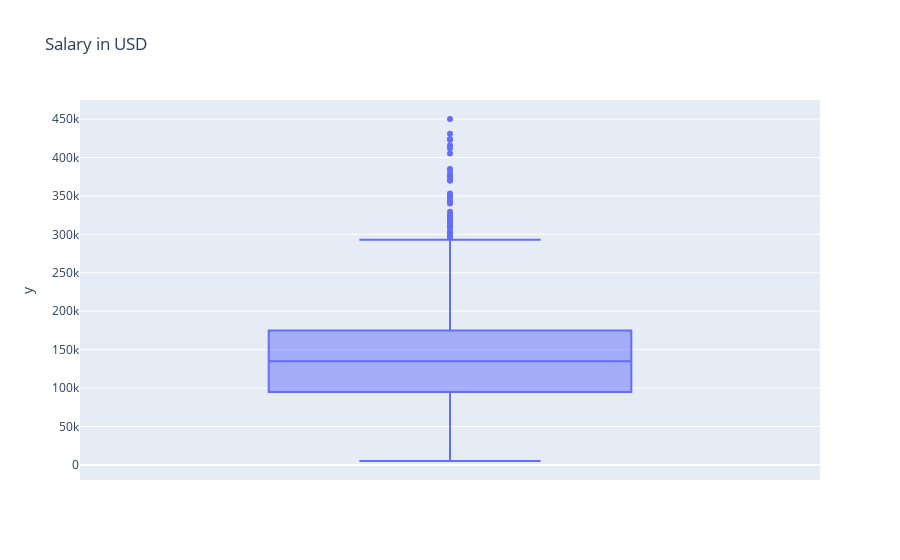

Notebook code for this chart:
### Markdown cell above
**Salary:**

### Code cell
fig = px.box(y= df['salary_in_usd'], title = 'Salary in USD')
fig.show()

### Figure 1 — Plotly figure (JSON) as saved in the notebook; plotly's stock layout.template omitted (floating-point values rounded to 4 significant figures; data arrays with more than 128 entries replaced by an {"elided": "..."} marker saying what was removed)
{"data": [{"alignmentgroup": "True", "hovertemplate": "y=%{y}<extra></extra>", "legendgroup": "", "marker": {"color": "#636efa"}, "name": "", "notched": false, "offsetgroup": "", "orientation": "v", "showlegend": false, "type": "box", "x0": " ", "xaxis": "x", "y": {"elided": "3755 int values"}, "y0": " ", "yaxis": "y"}], "layout": {"boxmode": "group", "legend": {"tracegroupgap": 0}, "title": {"text": "Salary in USD"}, "xaxis": {"anchor": "y", "domain": [0, 1]}, "yaxis": {"anchor": "x", "domain": [0, 1], "title": {"text": "y"}}}}
